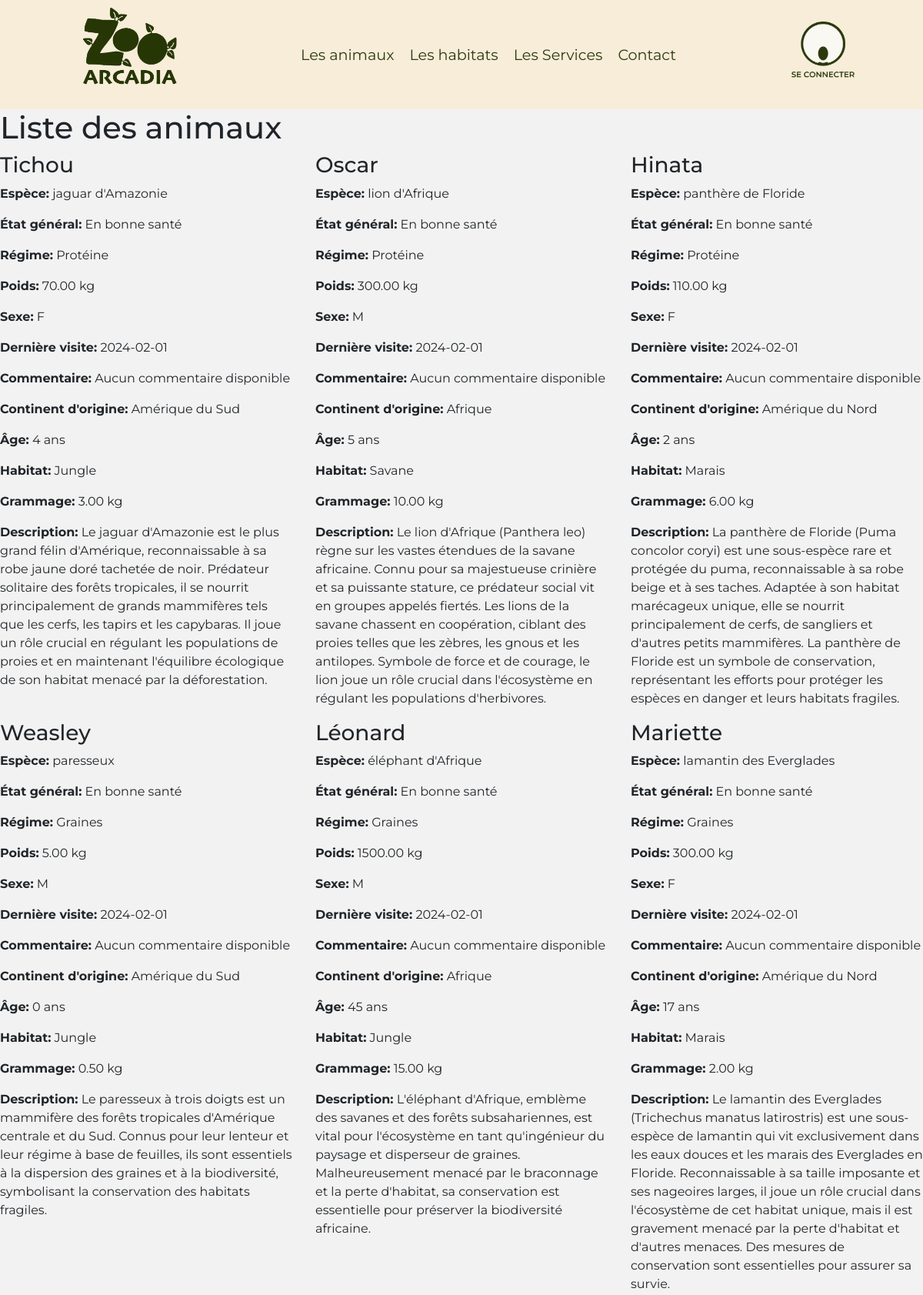
Page /animaux/index.php (upper part) on the committed database.
### tables this page shows
CREATE TABLE IF NOT EXISTS animal (
    animal_id INT AUTO_INCREMENT PRIMARY KEY,
    nom VARCHAR(255) NOT NULL,
    espece VARCHAR(255) NOT NULL,
    etat_general VARCHAR(255),
    regime VARCHAR(255),
    poids DECIMAL(6, 2),
    sexe VARCHAR(10),
    derniere_visite DATE,
    commentaire VARCHAR(255),
    continent_origine VARCHAR(255),
    age INT,
    habitat VARCHAR(255),
    grammage DECIMAL(6, 2),
    description VARCHAR(1000)
);

### www/animaux/index.php (the view, shortened to what this page needs)
<?php require_once (__DIR__ . '/../includes/header.php'); ?>
<?php
$pdo = getDatabaseConnection();
if ($pdo) {
    $sql = "SELECT * FROM animal";
    $stmt = $pdo->query($sql);
    $animaux = $stmt->fetchAll();
}
?>
<head>
</head>
<body>
<main>
    <div class="animaux">
        <h1>Liste des animaux</h1>
        <div class="row">
            <?php foreach ($animaux as $animal): ?>
                <div class="col-md-4">
                    <div class="animal-card">
                        <h3><?= htmlspecialchars($animal['nom']) ?></h3>
                        <p><strong>Espèce:</strong> <?= htmlspecialchars($animal['espece']) ?></p>
                        <p><strong>État général:</strong> <?= htmlspecialchars($animal['etat_general']) ?></p>
                        <p><strong>Régime:</strong> <?= htmlspecialchars($animal['regime']) ?></p>
                        <p><strong>Poids:</strong> <?= $animal['poids'] ?> kg</p>
                        <p><strong>Sexe:</strong> <?= htmlspecialchars($animal['sexe']) ?></p>
                        <p><strong>Dernière visite:</strong> <?= $animal['derniere_visite'] ?></p>
                         <?php if (isset($animal['commentaire'])): ?>
                <p><strong>Commentaire:</strong> <?= htmlspecialchars($animal['commentaire']) ?></p>
            <?php else: ?>
                <p><strong>Commentaire:</strong> Aucun commentaire disponible</p>
            <?php endif; ?>
                        <p><strong>Continent d'origine:</strong> <?= htmlspecialchars($animal['continent_origine']) ?></p>
                        <p><strong>Âge:</strong> <?= $animal['age'] ?> ans</p>
                        <p><strong>Habitat:</strong> <?= htmlspecialchars($animal['habitat']) ?></p>
                        <p><strong>Grammage:</strong> <?= $animal['grammage'] ?> kg</p>
                        <p><strong>Description:</strong> <?= htmlspecialchars($animal['description']) ?></p>
                    </div>
                </div>
            <?php endforeach; ?>
        </div>
    </div>
</main>
<?php require_once (__DIR__ . '/../includes/footer.php'); ?>
</body>
</html>

### www/includes/header.css (style rules this page uses)
body { width: 100%; height: auto; font-family: "montserrat"; margin: 0; padding: 0; background-color: #f2f2f2; }

### rows in the picture
animal: nom "Tichou", espece "jaguar d'Amazonie", etat_general "En bonne santé", regime "Protéine", poids "70.00", sexe "F", derniere_visite "2024-02-01", shows "Commentaire:", continent_origine "Amérique du Sud", age "4", habitat "Jungle", grammage "3.00", description "Le jaguar d'Amazonie est le plus grand félin d'Amérique, reconnaissable à sa robe jaune doré tachetée de noir. Prédateur solitaire des forêts tropicales, il se nourrit principalement de grands mammifères tels que les cerfs, les tapirs et les capybaras. Il joue un rôle crucial en régulant les populations de proies et en maintenant l'équilibre écologique de son habitat menacé par la déforestation."
animal: nom "Oscar", espece "lion d'Afrique", etat_general "En bonne santé", regime "Protéine", poids "300.00", sexe "M", derniere_visite "2024-02-01", shows "Commentaire:", continent_origine "Afrique", age "5", habitat "Savane", grammage "10.00", description "Le lion d'Afrique (Panthera leo) règne sur les vastes étendues de la savane africaine. Connu pour sa majestueuse crinière et sa puissante stature, ce prédateur social vit en groupes appelés fiertés. Les lions de la savane chassent en coopération, ciblant des proies telles que les zèbres, les gnous et les antilopes. Symbole de force et de courage, le lion joue un rôle crucial dans l'écosystème en régulant les populations d'herbivores."
animal: nom "Hinata", espece "panthère de Floride", etat_general "En bonne santé", regime "Protéine", poids "110.00", sexe "F", derniere_visite "2024-02-01", shows "Commentaire:", continent_origine "Amérique du Nord", age "2", habitat "Marais", grammage "6.00", description "La panthère de Floride (Puma concolor coryi) est une sous-espèce rare et protégée du puma, reconnaissable à sa robe beige et à ses taches. Adaptée à son habitat marécageux unique, elle se nourrit principalement de cerfs, de sangliers et d'autres petits mammifères. La panthère de Floride est un symbole de conservation, représentant les efforts pour protéger les espèces en danger et leurs habitats fragiles."
animal: nom "Weasley", espece "paresseux", etat_general "En bonne santé", regime "Graines", poids "5.00", sexe "M", derniere_visite "2024-02-01", shows "Commentaire:", continent_origine "Amérique du Sud", age "0", habitat "Jungle", grammage "0.50", description "Le paresseux à trois doigts est un mammifère des forêts tropicales d'Amérique centrale et du Sud. Connus pour leur lenteur et leur régime à base de feuilles, ils sont essentiels à la dispersion des graines et à la biodiversité, symbolisant la conservation des habitats fragiles."
animal: nom "Léonard", espece "éléphant d'Afrique", etat_general "En bonne santé", regime "Graines", poids "1500.00", sexe "M", derniere_visite "2024-02-01", shows "Commentaire:", continent_origine "Afrique", age "45", habitat "Jungle", grammage "15.00", description "L'éléphant d'Afrique, emblème des savanes et des forêts subsahariennes, est vital pour l'écosystème en tant qu'ingénieur du paysage et disperseur de graines. Malheureusement menacé par le braconnage et la perte d'habitat, sa conservation est essentielle pour préserver la biodiversité africaine."
animal: nom "Mariette", espece "lamantin des Everglades", etat_general "En bonne santé", regime "Graines", poids "300.00", sexe "F", derniere_visite "2024-02-01", shows "Commentaire:", continent_origine "Amérique du Nord", age "17", habitat "Marais", grammage "2.00", description "Le lamantin des Everglades (Trichechus manatus latirostris) est une sous-espèce de lamantin qui vit exclusivement dans les eaux douces et les marais des Everglades en Floride. Reconnaissable à sa taille imposante et ses nageoires larges, il joue un rôle crucial dans l'écosystème de cet habitat unique, mais il est gravement menacé par la perte d'habitat et d'autres menaces. Des mesures de conservation sont essentielles pour assurer sa survie."
